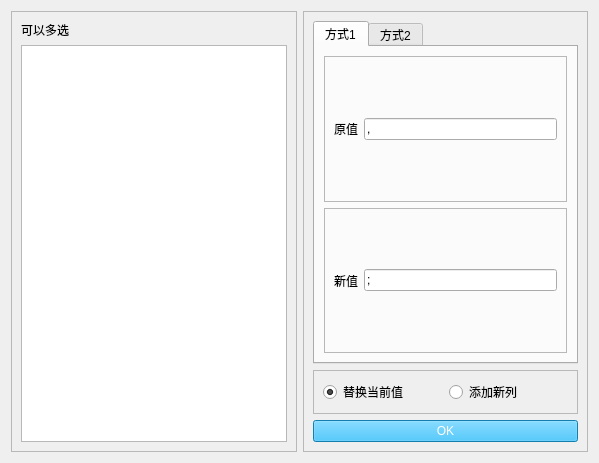
<?xml version="1.0" encoding="UTF-8"?>
<ui version="4.0">
 <class>Form</class>
 <widget class="QWidget" name="Form">
  <property name="geometry">
   <rect>
    <x>0</x>
    <y>0</y>
    <width>599</width>
    <height>463</height>
   </rect>
  </property>
  <property name="windowTitle">
   <string>替换值</string>
  </property>
  <layout class="QHBoxLayout" name="horizontalLayout_6">
   <item>
    <widget class="QFrame" name="frame">
     <property name="frameShape">
      <enum>QFrame::StyledPanel</enum>
     </property>
     <property name="frameShadow">
      <enum>QFrame::Raised</enum>
     </property>
     <layout class="QVBoxLayout" name="verticalLayout">
      <item>
       <widget class="QLabel" name="label">
        <property name="text">
         <string>可以多选</string>
        </property>
       </widget>
      </item>
      <item>
       <widget class="QListWidget" name="column_widget">
        <property name="selectionMode">
         <enum>QAbstractItemView::ExtendedSelection</enum>
        </property>
       </widget>
      </item>
     </layout>
    </widget>
   </item>
   <item>
    <widget class="QFrame" name="frame_2">
     <property name="frameShape">
      <enum>QFrame::StyledPanel</enum>
     </property>
     <property name="frameShadow">
      <enum>QFrame::Raised</enum>
     </property>
     <layout class="QVBoxLayout" name="verticalLayout_3">
      <item>
       <widget class="QTabWidget" name="tabwidget">
        <property name="currentIndex">
         <number>0</number>
        </property>
        <widget class="QWidget" name="tab">
         <attribute name="title">
          <string>方式1</string>
         </attribute>
         <layout class="QVBoxLayout" name="verticalLayout_2">
          <item>
           <widget class="QFrame" name="frame_5">
            <property name="frameShape">
             <enum>QFrame::StyledPanel</enum>
            </property>
            <property name="frameShadow">
             <enum>QFrame::Raised</enum>
            </property>
            <layout class="QHBoxLayout" name="horizontalLayout_2">
             <item>
              <widget class="QLabel" name="label_3">
               <property name="text">
                <string>原值</string>
               </property>
              </widget>
             </item>
             <item>
              <widget class="QLineEdit" name="old_lineEdit">
               <property name="text">
                <string>,</string>
               </property>
              </widget>
             </item>
            </layout>
           </widget>
          </item>
          <item>
           <widget class="QFrame" name="frame_6">
            <property name="frameShape">
             <enum>QFrame::StyledPanel</enum>
            </property>
            <property name="frameShadow">
             <enum>QFrame::Raised</enum>
            </property>
            <layout class="QHBoxLayout" name="horizontalLayout_4">
             <item>
              <widget class="QLabel" name="label_4">
               <property name="text">
                <string>新值</string>
               </property>
              </widget>
             </item>
             <item>
              <widget class="QLineEdit" name="new_lineEdit">
               <property name="text">
                <string>;</string>
               </property>
              </widget>
             </item>
            </layout>
           </widget>
          </item>
         </layout>
        </widget>
        <widget class="QWidget" name="tab_2">
         <attribute name="title">
          <string>方式2</string>
         </attribute>
         <layout class="QVBoxLayout" name="verticalLayout_4">
          <item>
           <widget class="QFrame" name="frame_4">
            <property name="frameShape">
             <enum>QFrame::StyledPanel</enum>
            </property>
            <property name="frameShadow">
             <enum>QFrame::Raised</enum>
            </property>
            <layout class="QHBoxLayout" name="horizontalLayout_3">
             <item>
              <widget class="QLabel" name="label_2">
               <property name="text">
                <string>字符</string>
               </property>
              </widget>
             </item>
             <item>
              <widget class="QLineEdit" name="other_linedit"/>
             </item>
            </layout>
           </widget>
          </item>
          <item>
           <widget class="QFrame" name="frame_7">
            <property name="frameShape">
             <enum>QFrame::StyledPanel</enum>
            </property>
            <property name="frameShadow">
             <enum>QFrame::Raised</enum>
            </property>
            <layout class="QHBoxLayout" name="horizontalLayout_5">
             <item>
              <widget class="QRadioButton" name="rbt00">
               <property name="text">
                <string>保留</string>
               </property>
               <property name="checked">
                <bool>true</bool>
               </property>
              </widget>
             </item>
             <item>
              <widget class="QRadioButton" name="rbt11">
               <property name="text">
                <string>舍弃</string>
               </property>
              </widget>
             </item>
            </layout>
           </widget>
          </item>
         </layout>
        </widget>
       </widget>
      </item>
      <item>
       <widget class="QFrame" name="frame_3">
        <property name="frameShape">
         <enum>QFrame::StyledPanel</enum>
        </property>
        <property name="frameShadow">
         <enum>QFrame::Raised</enum>
        </property>
        <layout class="QHBoxLayout" name="horizontalLayout">
         <item>
          <widget class="QRadioButton" name="rbt0">
           <property name="text">
            <string>替换当前值</string>
           </property>
           <property name="checked">
            <bool>true</bool>
           </property>
           <attribute name="buttonGroup">
            <string notr="true">buttonGroup</string>
           </attribute>
          </widget>
         </item>
         <item>
          <widget class="QRadioButton" name="rbt1">
           <property name="text">
            <string>添加新列</string>
           </property>
           <attribute name="buttonGroup">
            <string notr="true">buttonGroup</string>
           </attribute>
          </widget>
         </item>
        </layout>
       </widget>
      </item>
      <item>
       <widget class="QPushButton" name="ok_button">
        <property name="styleSheet">
         <string notr="true">color: rgb(255, 255, 255); background-color: rgb(28, 177, 245);</string>
        </property>
        <property name="text">
         <string>OK</string>
        </property>
       </widget>
      </item>
     </layout>
    </widget>
   </item>
  </layout>
 </widget>
 <resources/>
 <connections/>
 <buttongroups>
  <buttongroup name="buttonGroup"/>
 </buttongroups>
</ui>
